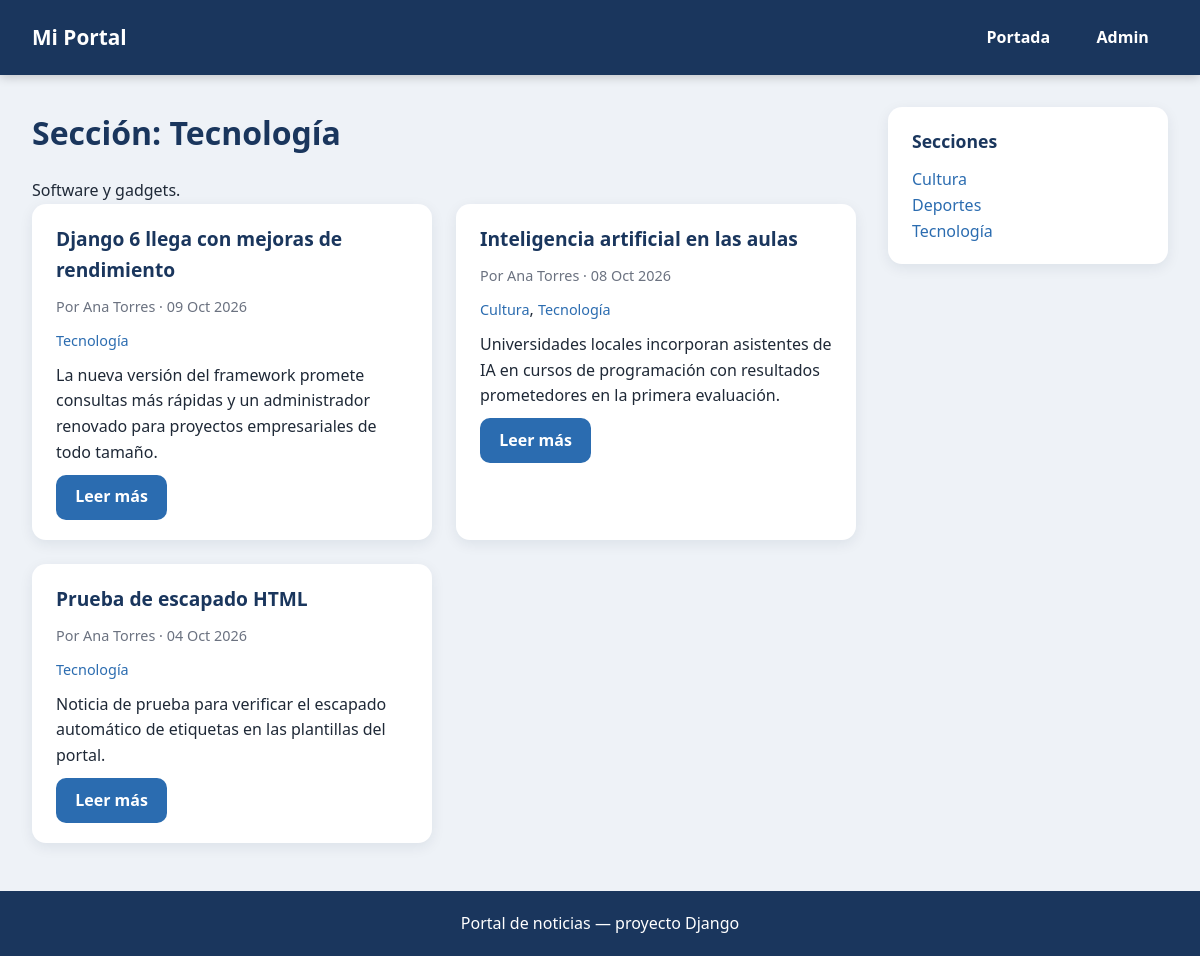
Page /news/category/1/ on the committed database.
### news/models.py (models this page shows, shortened)
class Category(models.Model):
    name = models.CharField(max_length=100, unique=True)
    slug = models.SlugField(max_length=100, unique=True)
    description = models.TextField(blank=True)
    class Meta:
        ordering = ['name']
        verbose_name = 'category'
        verbose_name_plural = 'categories'

class Article(models.Model):
    title = models.CharField(max_length=200)
    slug = models.SlugField(max_length=200, unique=True)
    summary = models.TextField(help_text='Short excerpt shown on cards.')
    body = models.TextField()
    featured_image = models.ImageField(upload_to='articles/', null=True, blank=True)
    published_date = models.DateTimeField(default=timezone.now)
    is_published = models.BooleanField(default=True)
    author = models.ForeignKey(
        Author,
        on_delete=models.SET_NULL,
        null=True,
        blank=True,
        related_name='articles',
    )
    categories = models.ManyToManyField(Category, related_name='articles', blank=True)
    created_at = models.DateTimeField(auto_now_add=True)
    updated_at = models.DateTimeField(auto_now=True)
    class Meta:
        ordering = ['-published_date']
        verbose_name = 'article'
        verbose_name_plural = 'articles'

class Author(models.Model):
    first_name = models.CharField(max_length=100)
    last_name = models.CharField(max_length=100)
    email = models.EmailField(unique=True)
    bio = models.TextField(blank=True)
    photo = models.ImageField(upload_to='authors/', null=True, blank=True)
    class Meta:
        ordering = ['last_name', 'first_name']
        verbose_name = 'author'
        verbose_name_plural = 'authors'
    def __str__(self):
        return f'{self.first_name} {self.last_name}'

### news/views.py (the view)
# urls.py: path('category/<int:pk>/', views.category_list, name='category-list'),
def category_list(request, pk):
    category = get_object_or_404(Category, pk=pk)
    articles = (
        category.articles.filter(is_published=True)
        .select_related('author')
        .prefetch_related('categories')
    )
    return render(request, 'news/category_list.html', {
        'category': category,
        'articles': articles,
        'categories': _sidebar_categories(),
    })

### news/views.py (called while the page is built)
def _sidebar_categories():
    return Category.objects.all()

### news/templates/news/category_list.html (shortened to what this page needs)
{% extends "news/base.html" %}
{% block content %}
<h1 class="portal-heading">Sección: {{ category.name }}</h1>
{% if category.description %}<p>{{ category.description }}</p>{% endif %}
<div class="news-grid">
    {% for article in articles %}
        {% include "news/_article_card.html" with article=article %}
    {% empty %}
        <p class="portal-empty">No hay noticias en esta sección.</p>
    {% endfor %}
</div>
{% endblock %}

### news/templates/news/base.html (shortened to what this page needs)
{% load static %}
<!DOCTYPE html>
<html lang="es">
<head>
    <link rel="stylesheet" href="{% static 'news/css/portal.css' %}">
</head>
<body>
    <header class="portal-header">
        <div class="portal-container portal-header-inner">
            <a class="portal-logo" href="{% url 'news:frontpage' %}">Mi Portal</a>
            <nav class="portal-nav">
                <a href="{% url 'news:frontpage' %}">Portada</a>
                <a href="/admin/">Admin</a>
            </nav>
        </div>
    </header>
    <div class="portal-container portal-layout">
        <main class="portal-main">
            {% block content %}{% endblock %}
        </main>
        <aside class="portal-sidebar">
            {% block sidebar %}
            <section class="sidebar-box">
                <h2>Secciones</h2>
                <ul>
                    {% for category in categories %}
                    <li><a href="{% url 'news:category-list' category.pk %}">{{ category.name }}</a></li>
                    {% empty %}
                    <li>Sin secciones.</li>
                    {% endfor %}
                </ul>
            </section>
            {% endblock %}
        </aside>
    </div>
    <footer class="portal-footer">
        <div class="portal-container">
            <p>Portal de noticias — proyecto Django</p>
        </div>
    </footer>
</body>
</html>

### news/templates/news/_article_card.html (shortened to what this page needs)
<article class="news-card">
    <div class="news-card-body">
        <h2 class="news-card-title">
            <a href="{% url 'news:article-detail' article.pk %}">{{ article.title }}</a>
        </h2>
        <p class="news-card-meta">
            {% if article.author %}Por {{ article.author }} · {% endif %}{{ article.published_date|date:"d M Y" }}
        </p>
        <p class="news-card-tags">
            {% for category in article.categories.all %}
            <a href="{% url 'news:category-list' category.pk %}">{{ category.name }}</a>{% if not forloop.last %}, {% endif %}
            {% endfor %}
        </p>
        <p class="news-card-summary">{{ article.summary|truncatewords:30 }}</p>
        <a class="news-btn" href="{% url 'news:article-detail' article.pk %}">Leer más</a>
    </div>
</article>

### news/static/news/css/portal.css (style rules this page uses)
:root { --navy: #1a365d; --accent: #2b6cb0; --accent-hover: #2c5282; --bg: #eef2f7; --card: #ffffff; --text: #1f2937; --muted: #6b7280; --radius: 14px; --shadow: 0 4px 14px rgba(15, 35, 70, 0.08); }
* { margin: 0; padding: 0; box-sizing: border-box; }
body { font-family: 'Segoe UI', system-ui, -apple-system, Arial, sans-serif; background: var(--bg); color: var(--text); line-height: 1.6; }
.portal-container { max-width: 1200px; margin: 0 auto; padding: 0 2rem; }
.portal-header { background: var(--navy); box-shadow: 0 2px 10px rgba(0, 0, 0, 0.2); }
.portal-header-inner { display: flex; justify-content: space-between; align-items: center; padding-top: 1rem; padding-bottom: 1rem; }
.portal-logo { color: #fff; font-weight: 800; font-size: 1.3rem; text-decoration: none; }
.portal-nav { display: flex; gap: 0.5rem; }
.portal-nav a { color: #fff; text-decoration: none; font-weight: 600; padding: 0.55rem 1.2rem; border-radius: 8px; transition: background-color 0.2s ease; }
.portal-layout { display: grid; grid-template-columns: 1fr 280px; gap: 2rem; padding-top: 2rem; padding-bottom: 2rem; }
.portal-heading { color: var(--navy); margin-bottom: 1.25rem; }
.sidebar-box { background: var(--card); border-radius: var(--radius); box-shadow: var(--shadow); padding: 1.25rem 1.5rem; }
.sidebar-box h2 { font-size: 1.1rem; color: var(--navy); margin-bottom: 0.75rem; }
.sidebar-box ul { list-style: none; }
.sidebar-box a { color: var(--accent); text-decoration: none; }
.news-grid { display: grid; grid-template-columns: repeat(2, 1fr); gap: 1.5rem; }
.news-card { background: var(--card); border-radius: var(--radius); box-shadow: var(--shadow); overflow: hidden; display: flex; flex-direction: column; transition: transform 0.2s ease, box-shadow 0.2s ease; }
.news-card-body { padding: 1.25rem 1.5rem; display: flex; flex-direction: column; gap: 0.6rem; }
.news-card-title { font-size: 1.2rem; }
.news-card-title a { color: var(--navy); text-decoration: none; }
.news-card-meta { color: var(--muted); font-size: 0.9rem; }
.news-card-tags a { color: var(--accent); font-size: 0.9rem; text-decoration: none; }
.news-card-summary { color: var(--text); }
.news-btn { align-self: flex-start; margin-top: auto; background: var(--accent); color: #fff; text-decoration: none; font-weight: 600; padding: 0.6rem 1.2rem; border-radius: 10px; }
.portal-footer { background: var(--navy); color: #fff; text-align: center; padding: 1.25rem 0; margin-top: 1rem; }

### rows in the picture
Category: name "Tecnología", description "Software y gadgets."
Article: title "Django 6 llega con mejoras de rendimiento", author "Ana Torres", published_date "09 Oct 2026", summary "La nueva versión del framework promete consultas más rápidas y un administrador renovado para proyectos empresariales de todo tamaño."
Article: title "Inteligencia artificial en las aulas", author "Ana Torres", published_date "08 Oct 2026", summary "Universidades locales incorporan asistentes de IA en cursos de programación con resultados prometedores en la primera evaluación."
Category: name "Cultura"
Article: title "Prueba de escapado HTML", author "Ana Torres", published_date "04 Oct 2026", summary "Noticia de prueba para verificar el escapado automático de etiquetas en las plantillas del portal."
Category: name "Deportes"
